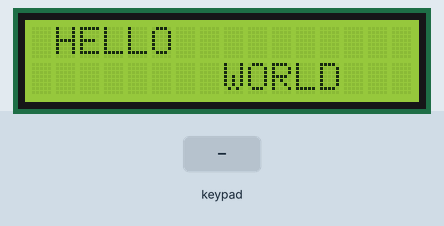
Simulated run of this sketch. Board: Arduino Uno, built with avr-gcc and run on an emulated ATmega328P. Shown: 16×2 character LCD. The test bench sets the inputs (shaded band). What the sketch prints to the serial monitor is not drawn.

Above: at 1.2 s.
1.3 s: keypad keys 3 4 5 6 pressed 0.4 s apart
At 2.2 s:
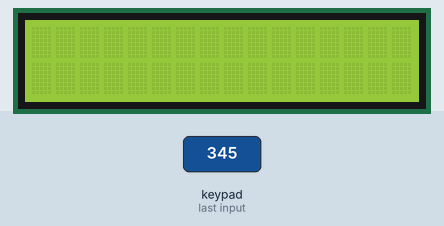
5.9 s: key '*' pressed
8.9 s: key '#' pressed
Timing chart, 0 to 11.9 s (numbered marks = the images above; inputs shaded):
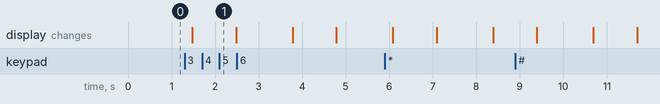

Measured:
- after the input at 1.3 s, the display: changes after 0.18 s (image 1)

The sketch:

keyboard.ino
```cpp
#include <ctype.h>
#include <FastLED.h>
#include <Keypad.h>
#include "Wire.h"
#include "LiquidCrystal_AIP31068_I2C.h"

#define bit9600Delay 100
#define halfBit9600Delay 50
#define bit4800Delay 188
#define halfBit4800Delay 94
#define LED_PIN     10
#define NUM_LEDS    5
#define BRIGHTNESS  64
#define LED_TYPE    WS2812
#define COLOR_ORDER GRB

CRGB leds[NUM_LEDS];
LiquidCrystal_AIP31068_I2C  LCD(0x3E,16,2);
const byte ROWS = 4;
const byte COLS = 3;
char keys[ROWS][COLS] = {
  {'1','2','3'},
  {'4','5','6'},
  {'7','8','9'},
  {'*','0','#'}
};
byte rowPins[ROWS] = {3, 4, 5, 6};
byte colPins[COLS] = {9,8,7};
Keypad keypad = Keypad( makeKeymap(keys), rowPins, colPins, ROWS, COLS );
char keypress;
byte rx = 19;
byte tx = 18;
byte SWval;
extern uint8_t BigNumbers[];
int pinCount =8;
int time;

void setup()
{
	time=0;
	Serial.begin(9600);
	Serial.println("Test 4x3 keypad");
	LCD.init();
   	LCD.setCursor(1, 0);
   	LCD.print("HELLO");
   	LCD.setCursor(8, 1);
  	LCD.print("WORLD");
}

void loop()
{

	while(keypress == NO_KEY){
		keypress = keypad.getKey();
		delay(100);
	}

	if (keypress){
		Serial.println(keypress);
	}
	keypress = NULL;
	Serial.println("----");
	LCD.noDisplay();
	delay(1000);
  	LCD.display();
   	delay(1000);
};
```
